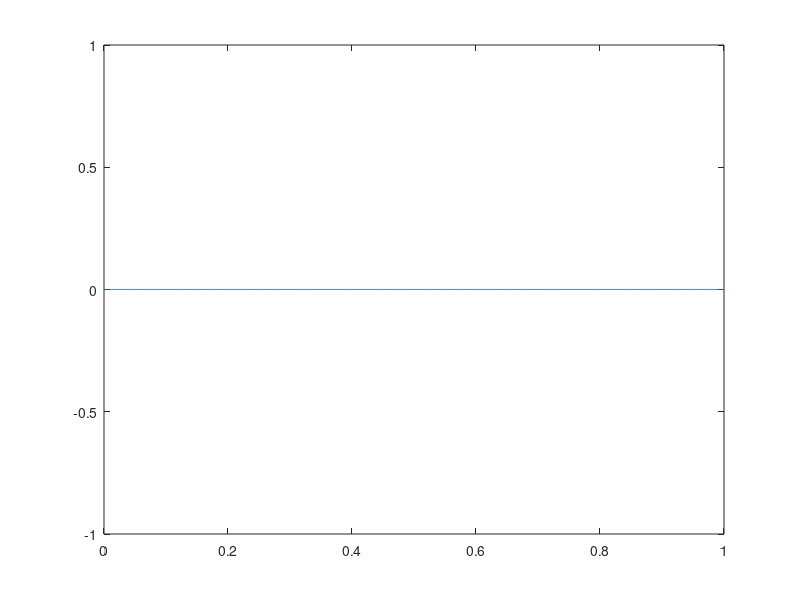

Source code (MATLAB):
%test entropy function
result=[];
% i=0:0.01:1
% i=0:0.001:0.1
for i=0:0.001:1
    e=entropy(i);
    result=[result; i e];
end
% function [entropy] = entropy(input)
% 
%     % expects probability distribution as a [] x 1 array 
%     % outputs sum of every entropy of every probability
%     temp=input;
%     % temp is the probability
%     entropy= -temp .* log2(temp);
% %     entropy= sum(entropy);%output sum of all entropy
%     
% end
%plot relationship between p and ise
plot(result(:,1),result(:,2))
function [entropy] = entropy(input)

    % expects probability distribution as a [] x 1 array 
    % outputs sum of every entropy of every probability
    temp=input;
    % temp is the probability
    entropy= -log2(temp);
%     entropy= sum(entropy);%output sum of all entropy
    
end